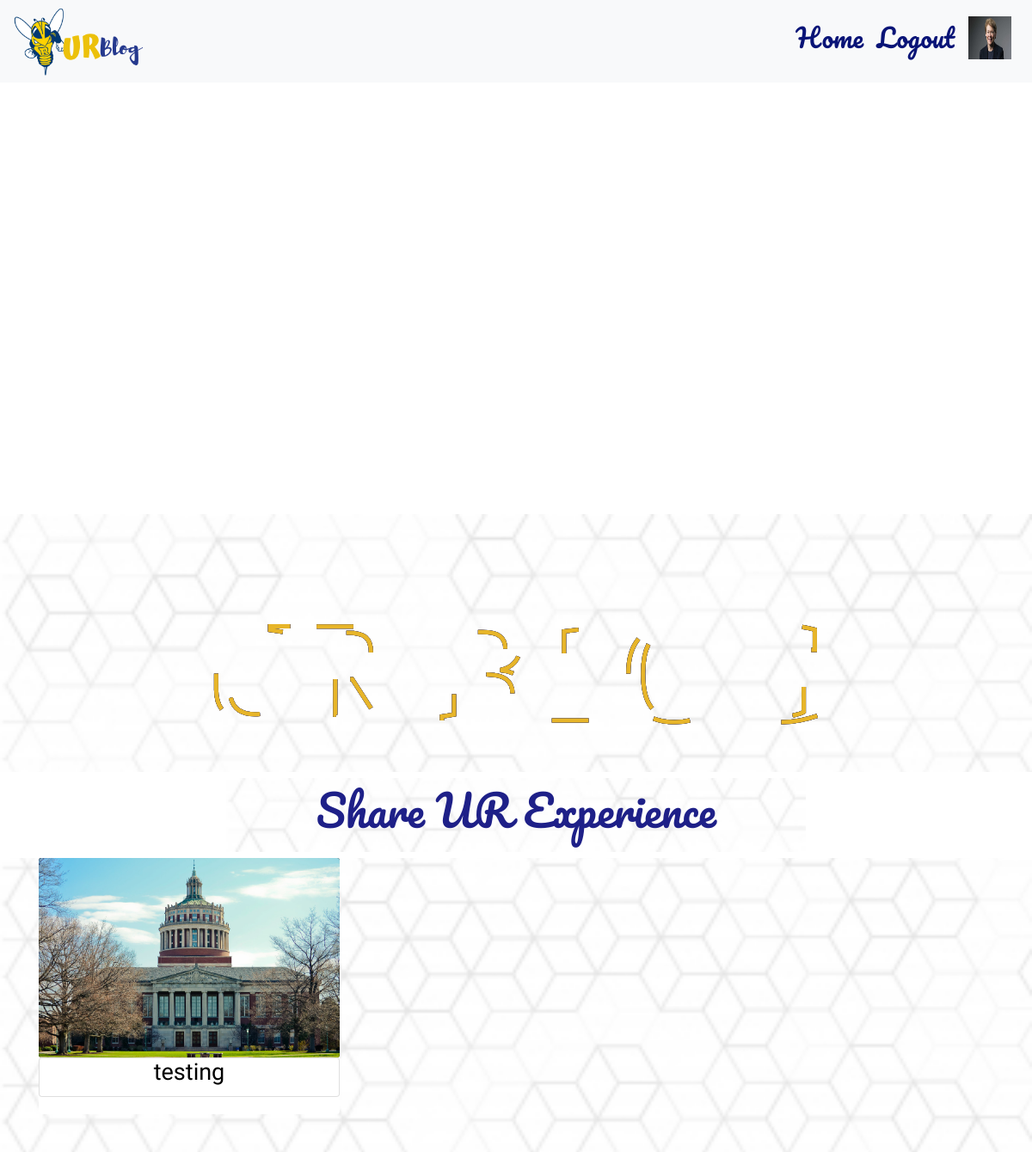
Screenshot of / (signed in) with the database file from the repository.
### backend.py (models this page shows)
class User(db.Model, UserMixin):
    __tablename__ = "Users"
    id = db.Column(db.Integer, primary_key=True, autoincrement=True)
    email = db.Column(db.String(120), unique=True, nullable=False)
    username = db.Column(db.String(15), unique=True, nullable = False)
    full_name = db.Column(db.String(128), nullable = False)
    bio = db.Column(db.String(1024))
    class_year = db.Column(db.String(10))
    password = db.Column(db.String(60), nullable=False)
    otp_secret = db.Column(db.Integer, nullable=True)
    picture = db.Column(db.String(20), nullable=False, default='default.jpg')
    posts = db.relationship('Post', backref='author_of_post', lazy=True)
    comments = db.relationship('Comment', backref='author_of_comment', lazy=True)

class Post(db.Model):
    __tablename__ = "Posts"
    id = db.Column(db.Integer, primary_key=True, autoincrement = True)
    title = db.Column(db.String(50), nullable = False)
    description = db.Column(db.String(128))
    time = db.Column(db.DateTime)
    picture = db.Column(db.String(50), nullable = True)
    user_id = db.Column(db.Integer, db.ForeignKey('Users.id'), nullable=False)
    comments = db.relationship('Comment', backref='post_of_comment', lazy=True)

### backend.py (the view)
@app.route('/')
def home():
    logged_in = checklogin()
    posts = Post.query.all()
    return render_template("Landing.html", logged_in=logged_in, posts=posts)

### backend.py (called while the page is built)
@login.user_loader
def load_user(id):
    return User.query.get(int(id))

def checklogin():
    if current_user.is_authenticated:
        return True
    else:
        return False

### templates/Landing.html (shortened to what this page needs)
{%  extends "Header.html" %}
{% block content %}
<body >
    <ul class="slideshow">
      </ul>
   <div class = "back">
          {% if logged_in %}
            <a href="http://localhost:5000/create">
              <div class="box-1">
              <div class="btn btn-one">
              <span id="new">Share UR Experience</span>
              </div>
              </div>
            </a>
          {% endif %}
<div class = "container">
      <div class = "row text-center">
          {% for post in posts %}
          <div class ="col-md-4 col-sm-6">
              <div class = "card border-0">
                <a href="posts/{{post.id}}"> <img class ="card-img" src="/static/post_pictures/{{post.picture}}">
                  <div class = "card body">
                      <h4 class = "card-title" id = "text"> {{ post.title }} </h4>
                    </div>
                    <div class = "card-img-overlay text-center">
                </div>
                </a>
              </div>
            </div>
      {% endfor %}
    </div>
{% endblock %}

### templates/Header.html (shortened to what this page needs)
<!DOCTYPE html>
<html lang="en">
<head>
	<link rel="stylesheet" href="/static/mero.css">
	<link rel="stylesheet" href="https://stackpath.bootstrapcdn.com/bootstrap/4.3.1/css/bootstrap.min.css">
  <nav class="navbar navbar-light bg-light navbar-expand-md fixed-top">
    <a href="http://localhost:5000/"><img class="logo" src="/static/images/logo.png"></a>
    <div class="collapse navbar-collapse " id="forDisplay">
      <ul class="navbar-nav ml-auto">
        {% if logged_in %}
          <a class="nav-link" href="http://localhost:5000/">Home</a>
          <a class="nav-link" href="http://localhost:5000/logout">Logout</a>
          <a class="nav-link" href="http://localhost:5000/profile"><img class ="logo1" id="nav_img" src="/static/user_pictures/{{current_user.picture}}"></a>
        {% else %}
          <a class="nav-link" href="http://localhost:5000/">Home</a>
          <a class="nav-link" href="http://localhost:5000/login">Login</a>
          <a class="nav-link" href="http://localhost:5000/signup">SignUp</a>
        {% endif %}
      </ul>
    </div>
  </nav>
</head>
<br>
<br>
  {% block content %} {% endblock %}
</body>
<br>
</html>

### static/mero.css (style rules this page uses)
.back { background-image:url("images/home.jpg"); background-repeat:no-repeat; background-size:cover; }
#new { width: 100%; height: 100%; overflow: hidden; margin: 0; flex-direction: column; flex-wrap: wrap; font-family: 'Pacifico', cursive; font-size: 50px; display: block; color: #05077a; background-image:url("images/home.jpg"); background-size: 1000px 1000px; background-repeat: no-repeat; }
div[class*=box] { height: 30%; width: 100%; display: flex; justify-content: center; align-items: center; }
.box-1 { background-color: white; }
.btn { line-height: 100px; height: 100px; text-align: center; width: 700px; cursor: pointer; }
.btn-one { color: #000000; transition: all 0.3s; position: relative; }
.btn-one span { transition: all 0.3s; }
.btn-one::before { content: ''; position: absolute; bottom: 0; left: 0; width: 100%; height: 100%; z-index: 1; opacity: 0; transition: all 0.3s; border-top-width: 1px; border-bottom-width: 1px; border-top-style: solid; border-bottom-style: solid; border-top-color: #e7b529; border-bottom-color:#e7b529; transform: scale(0.1, 1); }
.btn-one::after { content: ''; position: absolute; bottom: 0; left: 0; width: 100%; height: 100%; z-index: 1; transition: all 0.3s; background-color: rgba(255,255,255,0.1); }
html, body { height: 80%; font-weight: 100; }
body { background: #030321; font-family: Arial; }
svg { display: block; font: 10.5em 'Montserrat'; height: 300px; margin: 0 auto; }
.card-img { width: 100%; height: 100%; background-color: black; background-size: cover; transition:all 0.3s ease-in-out; opacity:1; }
.card { margin-bottom: 20px !important; }
#text { font-family: 'Acme', sans-serif; font-size: 27px; color: black; }
.slideshow { position: relative; height: 550px; list-style: none; margin: 0; padding: 0; }
.logo { width: 150px; padding-top: -0x; }
.logo1 { width: 80px; padding-top: -0x; }
.nav-link { padding-top:-100px; }
.navbar { font-family: 'Pacifico', cursive; display: block; font-size: 30px; }
.navbar .navbar-nav a { color: rgb(9, 20, 119) !important; }

### templates/Header.html (style rules this page uses)
#nav_img { height: 50px; width: 50px; position:relative; top:-5px; }

### rows the page displays
User: picture (picture)
Post: picture (placeholder picture), title "testing"
